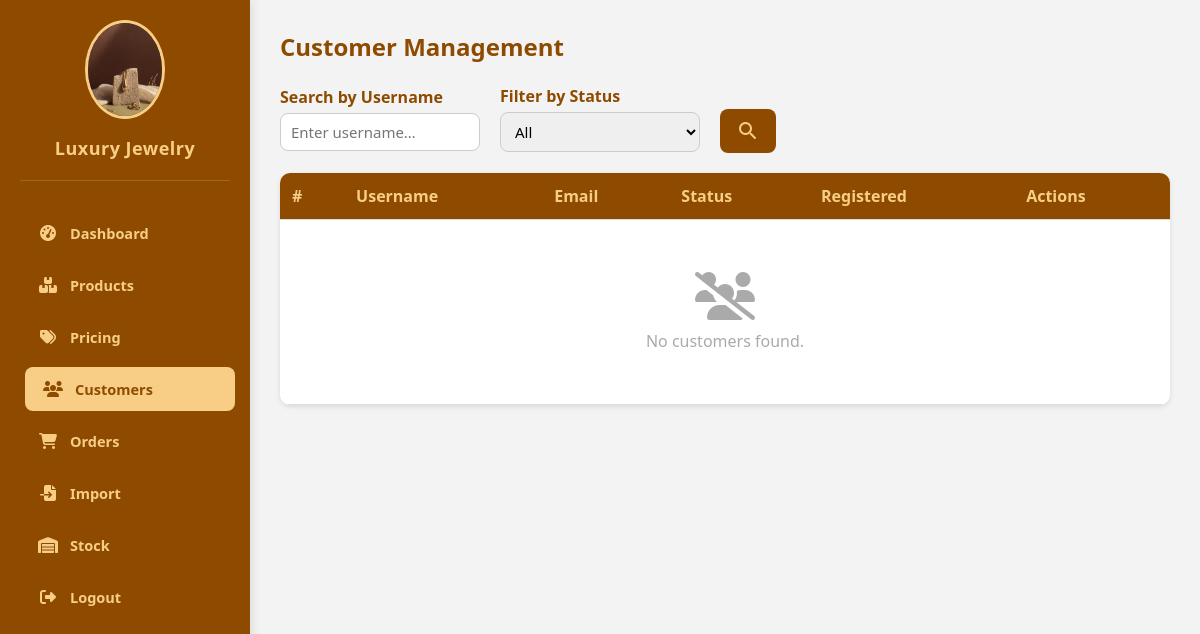
The app's page /Jewellery/admin/customer_management.php, older data.
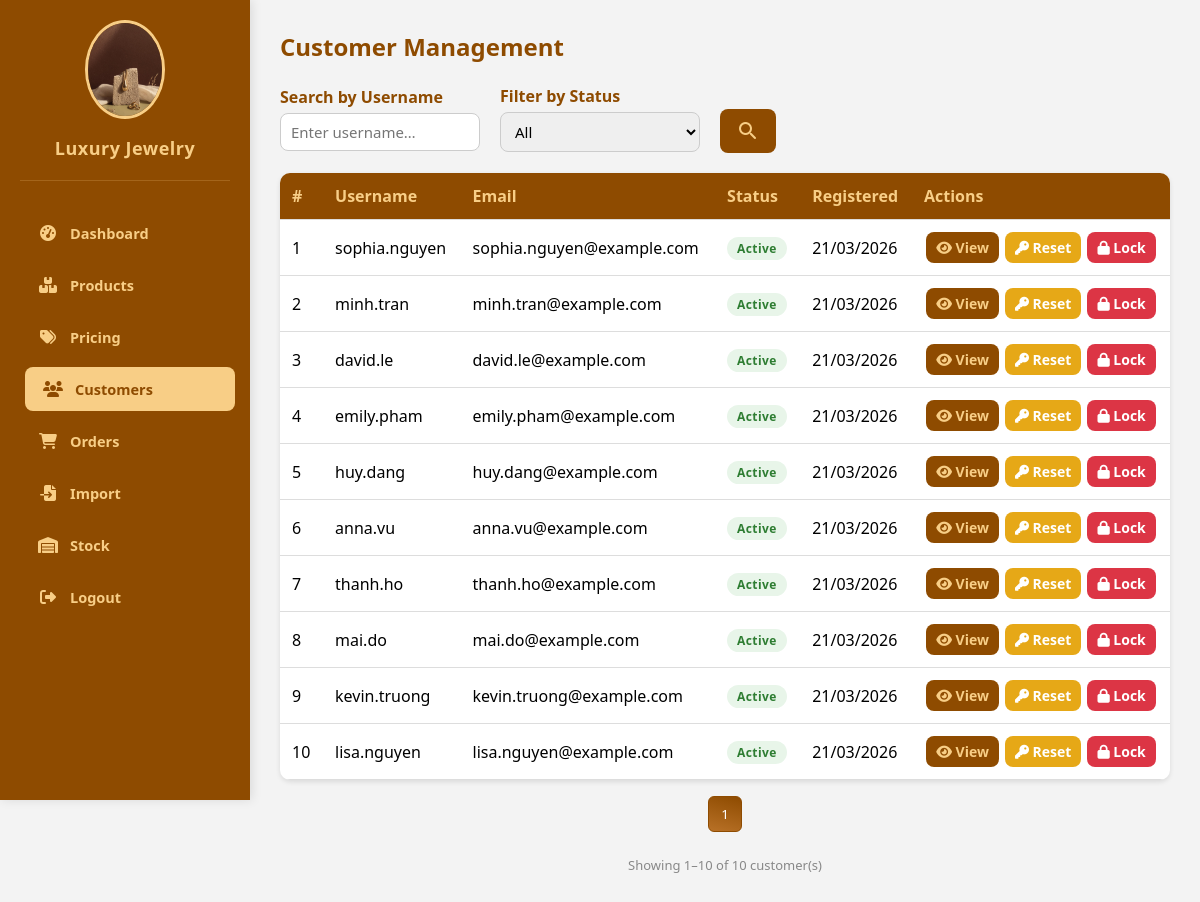
The same page, newer data.
### tables this page shows
CREATE TABLE `users` (
  `id` int(11) NOT NULL AUTO_INCREMENT,
  `username` varchar(100) DEFAULT NULL,
  `email` varchar(100) DEFAULT NULL,
  `password` varchar(255) DEFAULT NULL,
  `status` enum('Active','Locked') NOT NULL DEFAULT 'Active',
  `created_at` timestamp NOT NULL DEFAULT current_timestamp(),
  `role` enum('user','admin') DEFAULT 'user',
  PRIMARY KEY (`id`),
  UNIQUE KEY `username` (`username`)
);

### Jewellery/admin/customer_management.php (the view, shortened to what the changed rows need)
<?php
require_once '../config/config.php';
$limit  = 10;
$page   = isset($_GET['page'])   && is_numeric($_GET['page'])   ? max(1,(int)$_GET['page'])   : 1;
$search = isset($_GET['search']) ? trim($_GET['search']) : '';
$status = isset($_GET['status']) ? trim($_GET['status']) : '';
$where = "WHERE role = 'user'";
$offset    = ($page - 1) * $limit;
$rows      = [];
$res       = $conn->query("SELECT id, username, email, status, created_at FROM users $where ORDER BY id ASC LIMIT $offset, $limit");
if ($res) while ($r = $res->fetch_assoc()) $rows[] = $r;
$cnt_res   = $conn->query("SELECT COUNT(id) AS total FROM users $where");
$total     = $cnt_res ? (int)$cnt_res->fetch_assoc()['total'] : 0;
$pages     = max(1, (int)ceil($total / $limit));
function pageUrl(array $overrides = []): string {
    $params = array_merge($_GET, $overrides);
    return 'customer_management.php?' . http_build_query($params);
}
?>
<!DOCTYPE html>
<html lang="en">
<head>
  <link rel="stylesheet" href="admin_function.css">
  <link rel="stylesheet" href="https://cdnjs.cloudflare.com/ajax/libs/font-awesome/6.4.0/css/all.min.css">
</head>
<body>
<?php include 'sidebar_include.php'; ?>
  <div class="content">
    <section class="section">
      <header><h1>Customer Management</h1></header>
      <form class="search-section" method="GET" action="customer_management.php">
        <div class="search-group">
        </div>
        <div class="search-group">
        </div>
        <button type="submit" class="btn-search" title="Search">
        </button>
      </form>
      <div class="user-list">
        <table>
          <thead>
            <tr>
              <th>#</th>
              <th>Username</th>
              <th>Email</th>
              <th>Status</th>
              <th>Registered</th>
              <th>Actions</th>
            </tr>
          </thead>
          <tbody>
            <?php if (empty($rows)): ?>
            <tr>
              <td colspan="6">
                <div class="empty-state">
                  <i class="fas fa-users-slash"></i>
                  No customers found<?php echo ($search||$status) ? ' matching your filter' : ''; ?>.
                </div>
              </td>
            </tr>
            <?php else: ?>
            <?php foreach ($rows as $i => $c):
              $isLocked = strtolower($c['status'] ?? '') === 'locked';
              $created  = !empty($c['created_at']) ? date('d/m/Y', strtotime($c['created_at'])) : '—';
            ?>
            <tr>
              <td><?php echo $offset + $i + 1; ?></td>
              <td><?php echo htmlspecialchars($c['username']); ?></td>
              <td><?php echo htmlspecialchars($c['email']); ?></td>
              <td>
                <span class="badge <?php echo $isLocked ? 'badge-locked' : 'badge-active'; ?>">
                  <?php echo $isLocked ? 'Locked' : 'Active'; ?>
                </span>
              </td>
              <td><?php echo $created; ?></td>
              <td>
                <div class="action-cell">
                  <button class="btn small btn-view"
                          data-id="<?php echo $c['id']; ?>"
                          data-username="<?php echo htmlspecialchars($c['username']); ?>"
                          data-email="<?php echo htmlspecialchars($c['email']); ?>"
                          data-status="<?php echo htmlspecialchars($c['status'] ?? 'active'); ?>"
                          data-created="<?php echo $created; ?>"
                          title="View details">
                    <i class="fas fa-eye"></i> View
                  </button>
                  <button class="btn small btn-action"
                          data-action="reset"
                          data-id="<?php echo $c['id']; ?>"
                          data-name="<?php echo htmlspecialchars($c['username']); ?>"
                          style="background:#e6a817;color:#fff;"
                          title="Reset password to 123456">
                    <i class="fas fa-key"></i> Reset
                  </button>
                  <?php if ($isLocked): ?>
                  <button class="btn small btn-action"
                          data-action="unlock"
                          data-id="<?php echo $c['id']; ?>"
                          data-name="<?php echo htmlspecialchars($c['username']); ?>"
                          style="background:#2e7d32;color:#fff;"
                          title="Unlock account">
                    <i class="fas fa-lock-open"></i> Unlock
                  </button>
                  <?php else: ?>
                  <button class="btn small btn-action"
                          data-action="lock"
                          data-id="<?php echo $c['id']; ?>"
                          data-name="<?php echo htmlspecialchars($c['username']); ?>"
                          style="background:#dc3545;color:#fff;"
                          title="Lock account">
                    <i class="fas fa-lock"></i> Lock
                  </button>
                  <?php endif; ?>
                </div>
              </td>
            </tr>
            <?php endforeach; ?>
            <?php endif; ?>
          </tbody>
        </table>
      </div>
      <?php if ($pages > 1 || $total > 0): ?>
      <div class="pagination" style="margin-top:16px;">
        <?php
          $range = 2;
          $s_pg  = max(1, $page - $range);
          $e_pg  = min($pages, $page + $range);
        ?>
        <?php for ($i = $s_pg; $i <= $e_pg; $i++): ?>
          <button class="pagination-btn <?php echo ($i===$page)?'active':''; ?>"
                  onclick="location.href='<?php echo pageUrl(['page'=>$i]); ?>'">
            <?php echo $i; ?>
          </button>
        <?php endfor; ?>
      </div>
      <div class="pagination-info">
        Showing <?php echo $total > 0 ? $offset+1 : 0; ?>–<?php echo min($offset+$limit, $total); ?>
        of <?php echo $total; ?> customer(s)
      </div>
      <?php endif; ?>
    </section>
  </div>
</body>
</html>

Row changes from the older to the newer data that the page shows:
added users: i "1", username "sophia.nguyen", email "sophia.nguyen@example.com", status "Active", created_at "21/03/2026"
added users: i "2", username "minh.tran", email "minh.tran@example.com", status "Active", created_at "21/03/2026"
added users: i "3", username "david.le", email "david.le@example.com", status "Active", created_at "21/03/2026"
added users: i "4", username "emily.pham", email "emily.pham@example.com", status "Active", created_at "21/03/2026"
added users: i "5", username "huy.dang", email "huy.dang@example.com", status "Active", created_at "21/03/2026"
added users: i "6", username "anna.vu", email "anna.vu@example.com", status "Active", created_at "21/03/2026"
added users: i "7", username "thanh.ho", email "thanh.ho@example.com", status "Active", created_at "21/03/2026"
added users: i "8", username "mai.do", email "mai.do@example.com", status "Active", created_at "21/03/2026"
added users: i "9", username "kevin.truong", email "kevin.truong@example.com", status "Active", created_at "21/03/2026"
added users: i "10", username "lisa.nguyen", email "lisa.nguyen@example.com", status "Active", created_at "21/03/2026"
Text that changed along with them:
$offset+1: (not shown) → "1"
min($offset+$limit, $total): (not shown) → "10"
$total: (not shown) → "10"
new list line: "1"
text no longer shown: "No customers found ."
text now shown: "Showing – of customer(s)"
